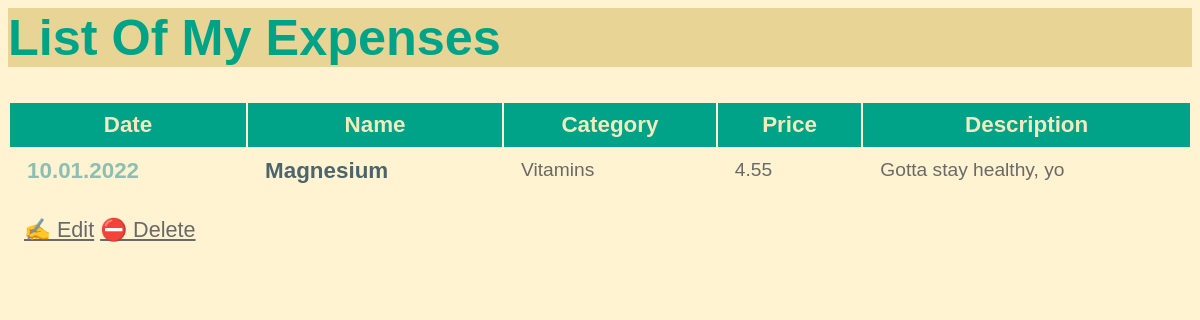
The app's page /expense/4 with its own data.
### expenses/models.py (models this page shows, shortened)
class Expense(models.Model):
    name = models.CharField(max_length=200)
    category = models.CharField(max_length=200)
    price = models.FloatField()
    date = models.DateTimeField(default=timezone.now())
    description = models.TextField(default=None, blank=True, null=True)

### expenses/views.py (the view)
class ExpenseDetailView(DetailView):
    model = Expense

### expenses/templates/expenses/expense_detail.html
{% extends "expenses/base.html" %}
{% block content %}
    <article>
        <table>
            <thead>
                <tr>
                     <th>
                        <h2>Date</h2>
                    </th>
                    <th>
                        <h2>Name</h2>
                    </th>
                    <th>
                        <h2>Category</h2>
                    </th>
                    <th>
                        <h2>Price</h2>
                    </th>
                    <th>
                        <h2>Description</h2>
                    </th>
                 </tr>
            </thead>
            <tbody>
                <tr>
                    <td>
                        <h2 class="mark">{{ expense.date|date:'d.m.Y' }}</h2>
                    </td>
                    <td>
                        <h3>{{ expense.name }}</h3>
                    </td>
                    <td>
                        <p>{{ expense.category }}</p>
                    </td>
                    <td>
                        <p>{{ expense.price }}</p>
                    </td>
                    <td>
                        <p>{{ expense.description }}</p>
                    </td>
                </tr>
            </tbody>
        </table>
    </article>
    <p>
    <a href="{% url 'expense-update' expense.id %}">✍️ Edit</a>
    <a href="{% url 'expense-delete' expense.id %}">⛔ Delete</a>
    </p>
{% endblock %}

### expenses/static/css/expense_tracker.css (style rules this page uses)
* { box-sizing: border-box; }
body { font-family: sans-serif; font-size: 18px; }
a { color: inherit; }
h2, h3 { font-size: 1.4em; margin: 0; display: inline-block; padding: 0.5rem 1rem; vertical-align: top; }
h2 { background-color: aquamarine; }
.mark { background-color: inherit; color: #8CBEB2; }
article { margin-bottom: 0.5rem; }
p { font-size: 1.2em; padding-left: 1rem; line-height: 1.3em; max-width: 36rem; color: dimgray; }
table { width: 100%; }
table thead { background: #00A388; }
table thead h2 { background-color: #00A388; color: #F2EBBF; }
table tbody { color: #39403B; color: #4C646B; }
.custom-body { background: #FFF3D2; }

### records on screen
Expense: date "10.01.2022", name "Magnesium", category "Vitamins", price "4.55", description "Gotta stay healthy, yo"
